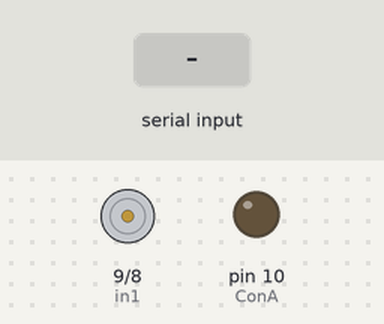
Simulated run of this sketch. Board: Arduino Uno, built with avr-gcc and run on an emulated ATmega328P. On the bench: motor-driver pin pairs drawn as motors (green arrow = first pin HIGH = forward, orange = second pin HIGH = backward, longer = more drive), output pins drawn as LEDs (lit = HIGH). The inputs (shaded band) are chosen by the test bench.

Above: at 1.2 s.
1.3 s: "A" received over Serial
At 2.1 s:
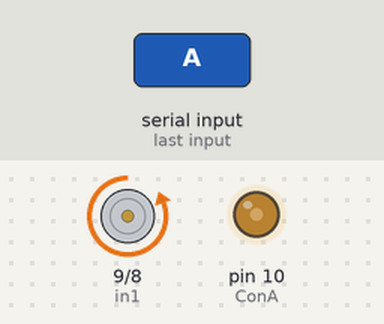
2.8 s: "B" received over Serial
At 3.3 s:
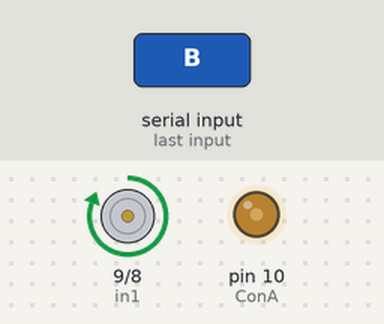
Timing chart, 0 to 5.8 s (numbered marks = the images above; inputs shaded):
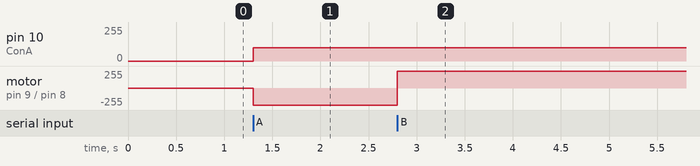

The sketch:

DcMotor_Bluetooth.ino
```cpp
char reading;
int in1 = 9;
int in2 = 8;
int ConA = 10;
//speed control range(0-255)
void speedA(){
  digitalWrite(in1, LOW);
  digitalWrite(in2, HIGH);
  analogWrite(ConA,100);
}
//changing direction
void dirA(){
  digitalWrite(in1, HIGH);
  digitalWrite(in2, LOW);
  analogWrite(ConA,100);
}
//turning OFF
void turnOFF(){
  digitalWrite(in1, LOW);
  digitalWrite(in2, LOW);
  analogWrite(ConA,0);
}
void setup() {
  Serial.begin(9600);
  pinMode(in1, OUTPUT);
  pinMode(in2, OUTPUT);
  pinMode(ConA, OUTPUT);
}
void loop() {
  if (Serial.available() > 0) {
    reading = Serial.read();
    switch (reading) {
      case'A': speedA();
        break;
      case'B': dirA();
        break;
      case'X': turnOFF();
        break;

    }
  }
}
```

Measured:
- after the input at 1.3 s, pin 10 (ConA): 0/255 → 100/255 at once; motor on pin 9 (in1) / pin 8 (in2): stopped → backward 255/255 at once
- after the input at 2.8 s, motor on pin 9 (in1) / pin 8 (in2): backward 255/255 → forward 255/255 at once
